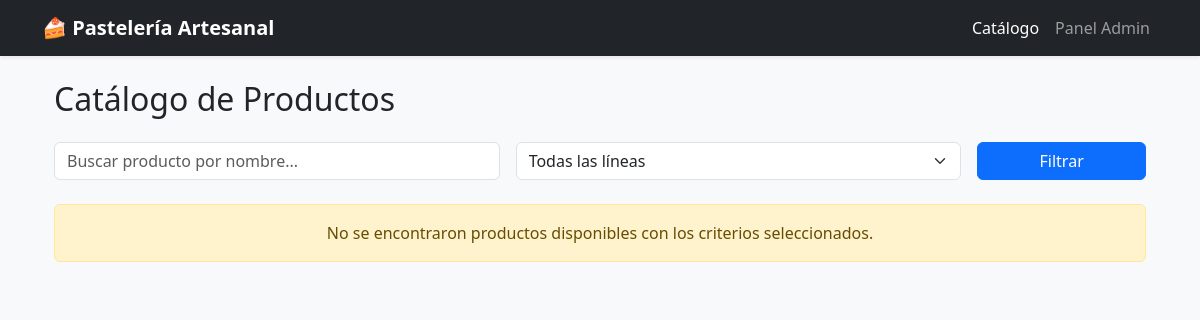
Before: / with the older database file.
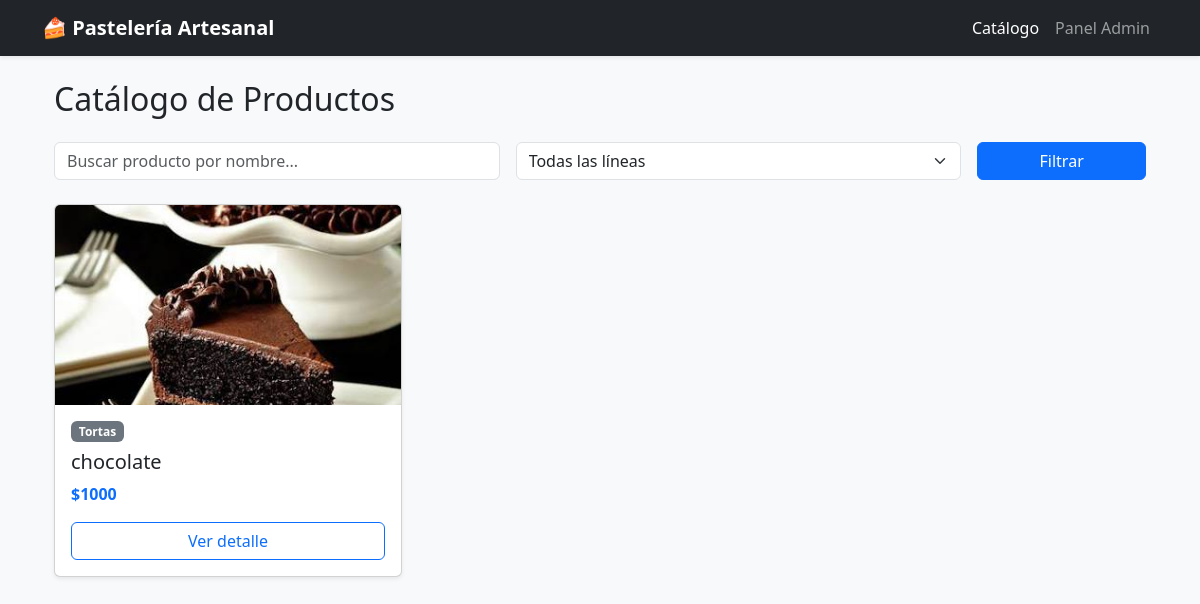
After: the same page with the newer database file.
### shop/models.py (models this page shows, shortened)
class Producto(models.Model):
    linea = models.ForeignKey(Linea, on_delete=models.CASCADE)
    nombre = models.CharField(max_length=150)
    fotografia = models.ImageField(upload_to='productos/')
    precio = models.IntegerField()
    porciones = models.IntegerField()
    apto_celiacos = models.BooleanField(default=False)
    stock = models.IntegerField()
    disponible = models.BooleanField(default=True)

class Linea(models.Model):
    nombre = models.CharField(max_length=100, unique=True)

### shop/views.py (the view)
# urls.py: path('', views.catalogo_view, name='catalogo'),
def catalogo_view(request):
    productos = Producto.objects.filter(disponible=True)
    lineas = Linea.objects.all()
    q = request.GET.get('q')
    linea_id = request.GET.get('linea')
    if q:
        productos = productos.filter(nombre__icontains=q)
    if linea_id:
        productos = productos.filter(linea_id=linea_id)
    context = {
        'productos': productos,
        'lineas': lineas,
        'q': q,
        'linea_seleccionada': linea_id,
    }
    return render(request, 'shop/catalogo.html', context)

### shop/templates/shop/catalogo.html (shortened to what this page needs)
{% extends 'shop/base.html' %}
{% block content %}
<div class="container my-4">
    <h2 class="mb-4">Catálogo de Productos</h2>
    <form method="GET" action="" class="mb-4">
        <div class="row g-3">
            <div class="col-md-5">
                <input type="text" name="q" class="form-control" placeholder="Buscar producto por nombre..." value="{{ q|default:'' }}">
            </div>
            <div class="col-md-5">
                <select name="linea" class="form-select">
                    <option value="">Todas las líneas</option>
                </select>
            </div>
            <div class="col-md-2">
                <button type="submit" class="btn btn-primary w-100">Filtrar</button>
            </div>
        </div>
    </form>
    <div class="row">
        {% for producto in productos %}
            <div class="col-md-4 mb-4">
                <div class="card h-100 shadow-sm">
                    {% if producto.fotografia %}
                        <img src="{{ producto.fotografia.url }}" class="card-img-top" alt="{{ producto.nombre }}" style="height: 200px; object-fit: cover;">
                    {% else %}
                        <img src="https://via.placeholder.com/300x200" class="card-img-top" alt="Sin imagen" style="height: 200px; object-fit: cover;">
                    {% endif %}
                    <div class="card-body d-flex flex-column">
                        <span class="badge bg-secondary mb-2 align-self-start">{{ producto.linea.nombre }}</span>
                        <h5 class="card-title">
                            <a href="{% url 'detalle_producto' producto.id %}" class="text-decoration-none text-dark">
                                {{ producto.nombre }}
                            </a>
                        </h5>
                        <p class="card-text text-primary fw-bold mb-3">${{ producto.precio|floatformat:0 }}</p>
                        <div class="mt-auto">
                            <a href="{% url 'detalle_producto' producto.id %}" class="btn btn-outline-primary w-100">Ver detalle</a>
                        </div>
                    </div>
                </div>
            </div>
        {% empty %}
            <div class="col-12">
                <div class="alert alert-warning text-center" role="alert">
                    No se encontraron productos disponibles con los criterios seleccionados.
                </div>
            </div>
        {% endfor %}
    </div>
</div>
{% endblock %}

### shop/templates/shop/base.html (shortened to what this page needs)
<!DOCTYPE html>
<html lang="es">
<head>
    <link href="https://cdn.jsdelivr.net/npm/bootstrap@5.3.0/dist/css/bootstrap.min.css" rel="stylesheet">
</head>
<body class="bg-light">
    <nav class="navbar navbar-expand-lg navbar-dark bg-dark shadow-sm mb-4">
        <div class="container">
            <a class="navbar-brand fw-bold" href="{% url 'catalogo' %}">🍰 Pastelería Artesanal</a>
            <div class="collapse navbar-collapse" id="navbarNav">
                <ul class="navbar-nav ms-auto">
                    <li class="nav-item">
                        <a class="nav-link active" href="{% url 'catalogo' %}">Catálogo</a>
                    </li>
                    <li class="nav-item">
                        <a class="nav-link" href="/admin/" target="_blank">Panel Admin</a>
                    </li>
                </ul>
            </div>
        </div>
    </nav>
    <main class="container mb-5">
        {% block content %}
        {% endblock %}
    </main>
</body>
</html>

Changed rows visible on the page:
added Producto: fotografia (picture), linea.nombre "Tortas", nombre "chocolate", precio "1000"
Other visible differences:
text no longer shown: "No se encontraron productos disponibles con los criterios seleccionados."
